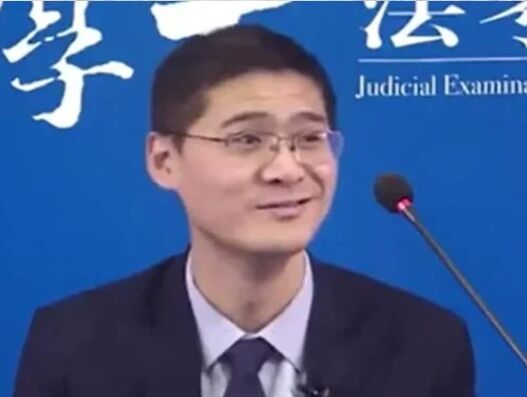
//> input picture CV/test.jpg, 527 x 397 px
$ ./edge_detection   (built with g++ and OpenCV 4)
//> lines starting //> are read from the running program, lines starting //| are printed output that depends on the picture
#include <iostream>
#include <opencv2/opencv.hpp>
#include <opencv2/core/core.hpp>
#include <opencv2/highgui/highgui.hpp>
#include <opencv2/imgproc/imgproc.hpp>

using namespace std;
using namespace cv;

int main()
{
    Mat srcImage, grayImage;
    srcImage = imread("./test.jpg");
//> srcImage is the input picture: 397 rows x 527 cols, CV_8UC3; mean B, G, R 143.8, 95.7, 72
    Mat srcImage1 = srcImage.clone(); // 创建 srcImage 的副本至 srcImage1
    cvtColor(srcImage, grayImage, COLOR_BGR2GRAY);
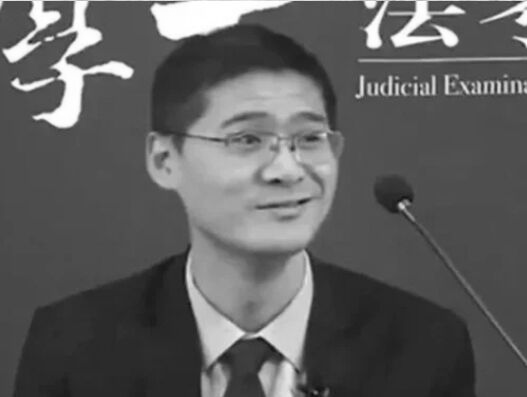
//> grayImage: 397 rows x 527 cols, CV_8UC1; min 13, max 255, mean 94.1
    /* reminder
    void cvtColor(InputArray src, OutputArray dst, int code, int dstCn = 0) 颜色空间转换函数
        - InputArray src: 输入图像
        - OutputArray dst: 输出图像
        - code 颜色空间转化参数
        - 输出图像的通道数, 默认为0, 与输入图像 src 一致
    */
    Mat dstImage, edge;

    blur(grayImage, grayImage, Size(3, 3));
    /*reminder 使用归一化框滤镜模糊图像
    void blur(InputArray src, OutputArray dst, Size ksize, Point anchor = Point(-1, -1), borderType = 4)
    - ksize: 模糊核的大小
    - anchor: 锚点;Point(-1，-1)表示锚点位于内核中心
    */
    Canny(grayImage, edge, 150, 100, 3);
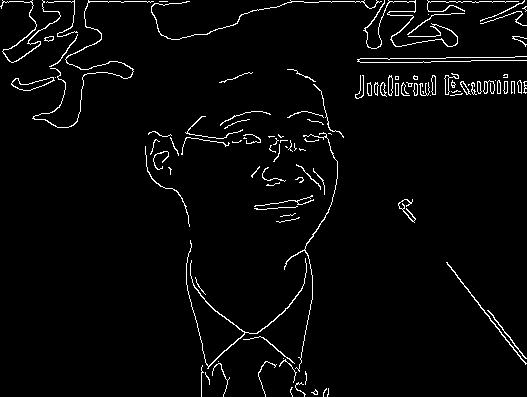
//> edge: 397 rows x 527 cols, CV_8UC1; 3.1% white in thin lines or dots
    /*reminder
    void Canny(InputArray image, OutputArray edges, double threshold1, double threshold2, int apertureSize = 3, bool L2gradient = false)
    - threshod1, threshold2: 高阈值, 低阈值, 两者比值最好是 2:1 和 3:1 之间
    - apertureSize: Sobel 算子的孔径大小
    */

    dstImage.create(srcImage1.size(), srcImage1.type());
    dstImage = Scalar::all(0);
    srcImage1.copyTo(dstImage, edge);
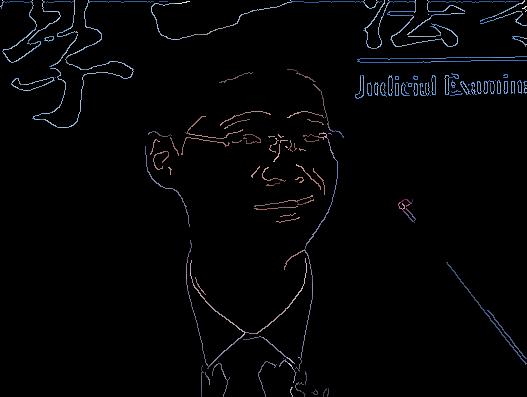
//> dstImage: 397 rows x 527 cols, CV_8UC3; mean B, G, R 5.1, 4.1, 3.7
    imwrite("./Canny.jpg", dstImage);

    return 0;
}
